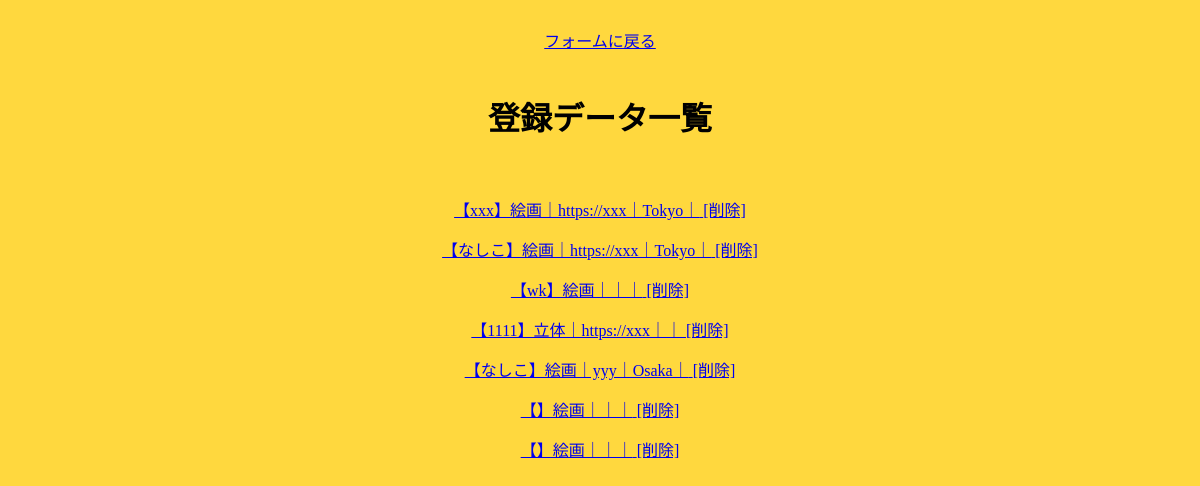
Screenshot of /select.php (signed in) with the database file from the repository.
### tables this page shows
CREATE TABLE `gs_kadai_an_table` (
  `id` int(11) NOT NULL,
  `name` varchar(24) NOT NULL,
  `category` varchar(12) NOT NULL,
  `sns` varchar(128) NOT NULL,
  `email` varchar(128) NOT NULL,
  `place` varchar(128) NOT NULL,
  `description` text NOT NULL,
  `pass` varchar(64) NOT NULL
);

### funcs.php (called while the page is built, shortened)
<?php
function h($str) {
  return htmlspecialchars($str, ENT_QUOTES, 'UTF-8');
}

### select.php (the view, shortened to what this page needs)
<?php
require_once('funcs.php');
$pdo = db_conn();
$stmt = $pdo->prepare("SELECT * FROM gs_kadai_an_table");
$status = $stmt->execute();
$view="";
if ($status==false) {
  $error = $stmt->errorInfo();
  exit('SQLError:' . print_r($error, true));
}else{
   while( $result = $stmt->fetch(PDO::FETCH_ASSOC)){
    $view .= '<p>';
    $view .= '<a href="detail.php?id=' . $result['id'] . '">';
    $view .= '【' . h($result['name']) . '】' . h($result['category']) . '｜' . h($result['sns']) . '｜' . h($result['place']) . '｜' . h($result['description']);
    $view .= '</a>';
    $view .= '<a href="delete.php?id=' . $result['id'] . '">';
    $view .= ' [削除] ';
    $view .= '</a>';
    $view .= '</p>';
  }
}
?>
<!DOCTYPE html>
<html lang="ja">
<head>
<link rel="stylesheet" href="/gs_kadai_php3/style.css">
</head>
<body id="main">
<header>
  <nav class="navbar navbar-default">
    <div class="container-fluid">
      <div class="navbar-header">
      <a class="navbar-brand" href="input.php">フォームに戻る</a>
      </div>
    </div>
  </nav>
</header>
<h1>登録データ一覧</h1>
<div>
    <div class="container jumbotron"><?= $view ?></div>
  </div>
</body>
</html>

### style.css (style rules this page uses)
body { background: rgb(255, 216, 62); text-align: center; }

### select.php (style rules this page uses)
div { padding: 10px;font-size:16px; }

### rows the page displays
gs_kadai_an_table: value "【xxx】絵画｜https://xxx｜Tokyo｜ [削除]"
gs_kadai_an_table: value "【なしこ】絵画｜https://xxx｜Tokyo｜ [削除]"
gs_kadai_an_table: value "【wk】絵画｜｜｜ [削除]"
gs_kadai_an_table: value "【1111】立体｜https://xxx｜｜ [削除]"
gs_kadai_an_table: value "【なしこ】絵画｜yyy｜Osaka｜ [削除]"
gs_kadai_an_table: value "【】絵画｜｜｜ [削除]"
gs_kadai_an_table: value "【】絵画｜｜｜ [削除]"
